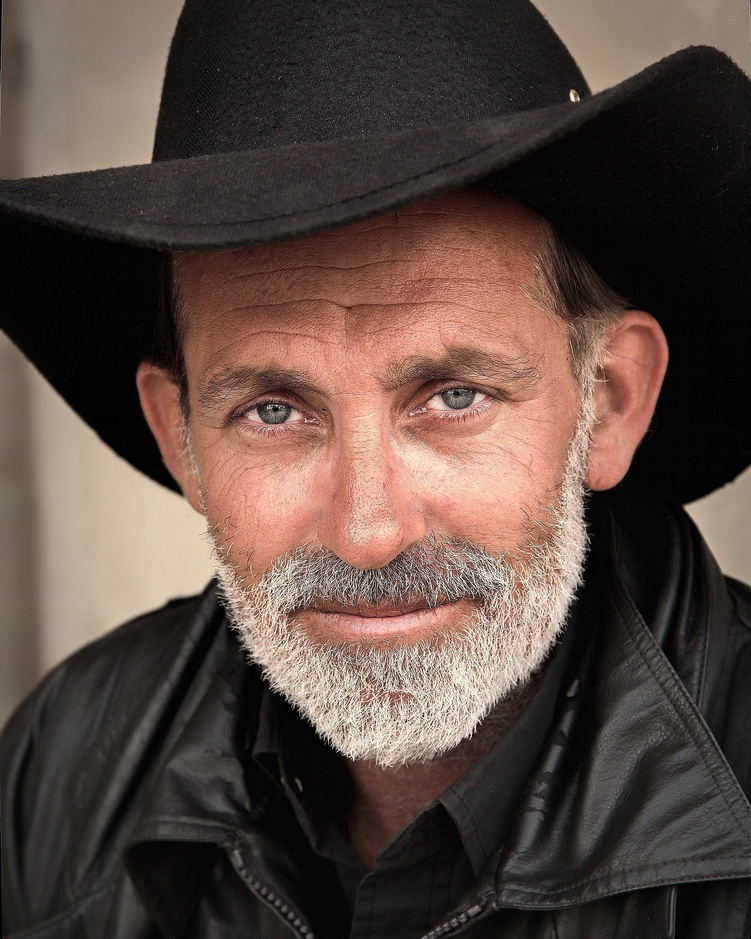
#> input picture person.jpg, 751 x 939 px, shrunk from 1536 x 1920 before the run
$ python cartoonise_image.py
#> lines starting #> are read from the running program, lines starting #| are printed output that depends on the picture; after the words box and inside, x2 and y2 are one past the last pixel; in counts of white or black regions, pixels touching at a corner belong together
import cv2
import numpy as np
img=cv2.imread("person.jpg")
#> img is the input picture: shape (939, 751, 3); mean B, G, R 63.9, 71.4, 88.5
grayscale=cv2.cvtColor(img,cv2.COLOR_BGR2GRAY)
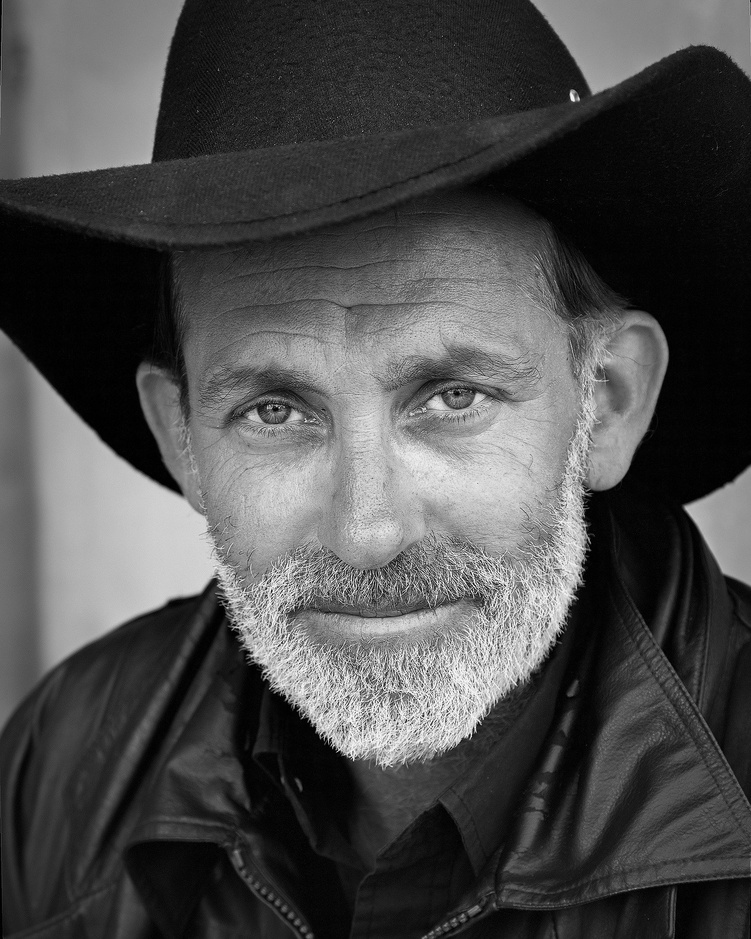
#> grayscale: shape (939, 751); min 0, max 254, mean 75.7
grayscale=cv2.medianBlur(grayscale,9)
edge=cv2.adaptiveThreshold(grayscale,255,cv2.ADAPTIVE_THRESH_MEAN_C,cv2.THRESH_BINARY,9,9)
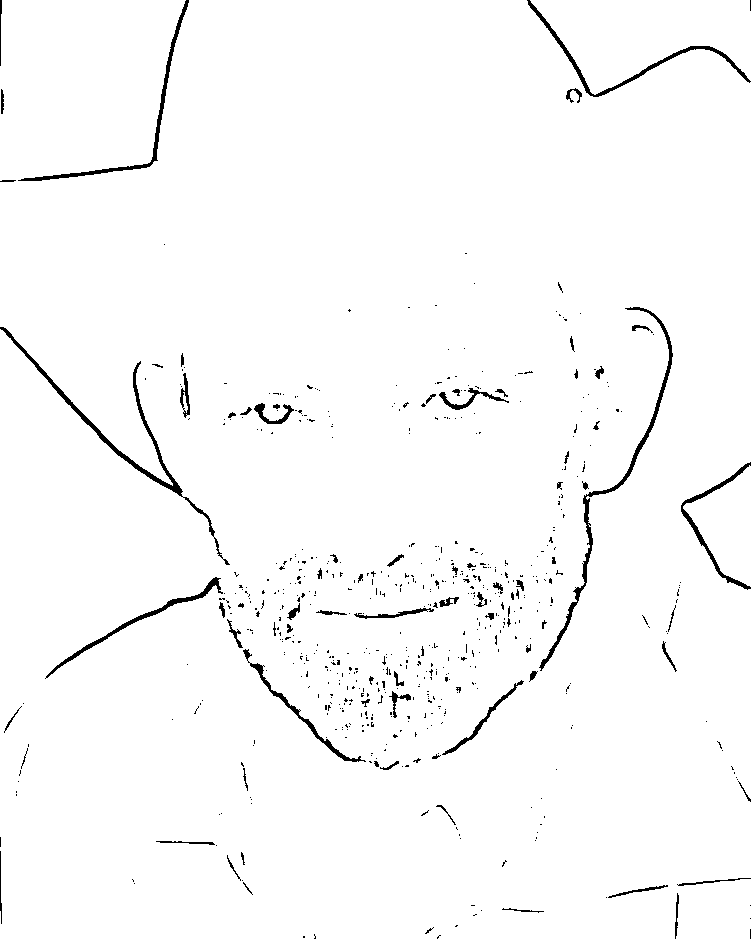
#> edge: shape (939, 751); 97.9% white; 627 black regions (551 under 20 px), largest, box (x1, y1, x2, y2) and area: (0, 327, 230, 565) 1758, (539, 307, 673, 671) 1674, (18, 0, 189, 181) 1129
colored=cv2.bilateralFilter(img,9,250,250)
cartoonise=cv2.bitwise_and(colored,colored,mask=edge)
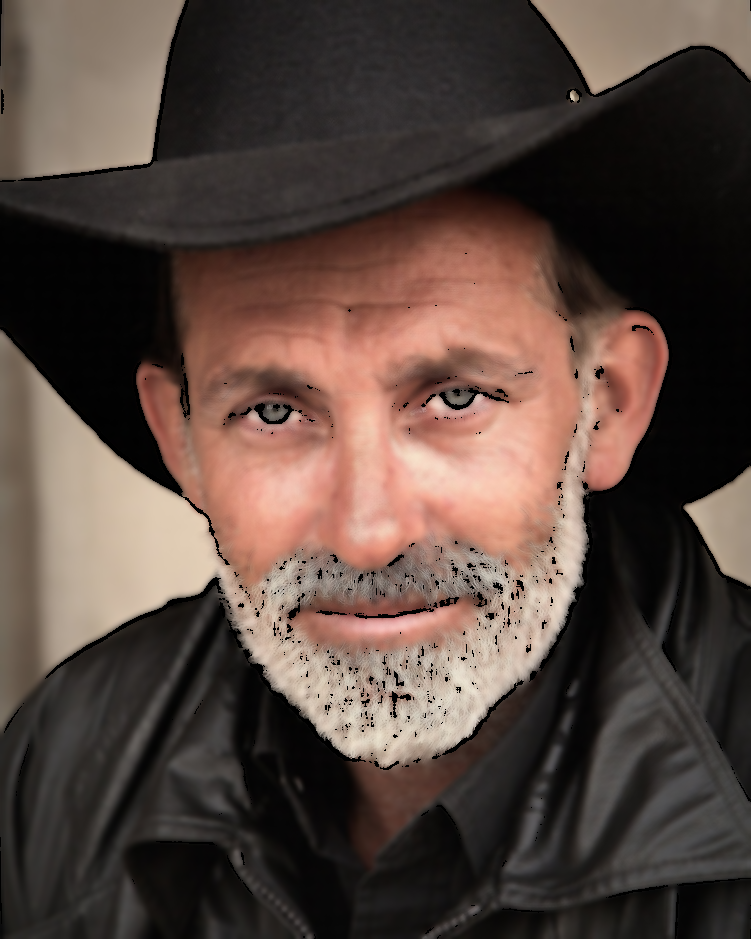
#> cartoonise: shape (939, 751, 3); mean B, G, R 62.8, 70.2, 87
cv2.imshow("original image",img)
cv2.imshow("edges",edge)
cv2.imshow("CARTOONISED",cartoonise)
cv2.waitKey(0)
cv2.destroyAllWindows()
